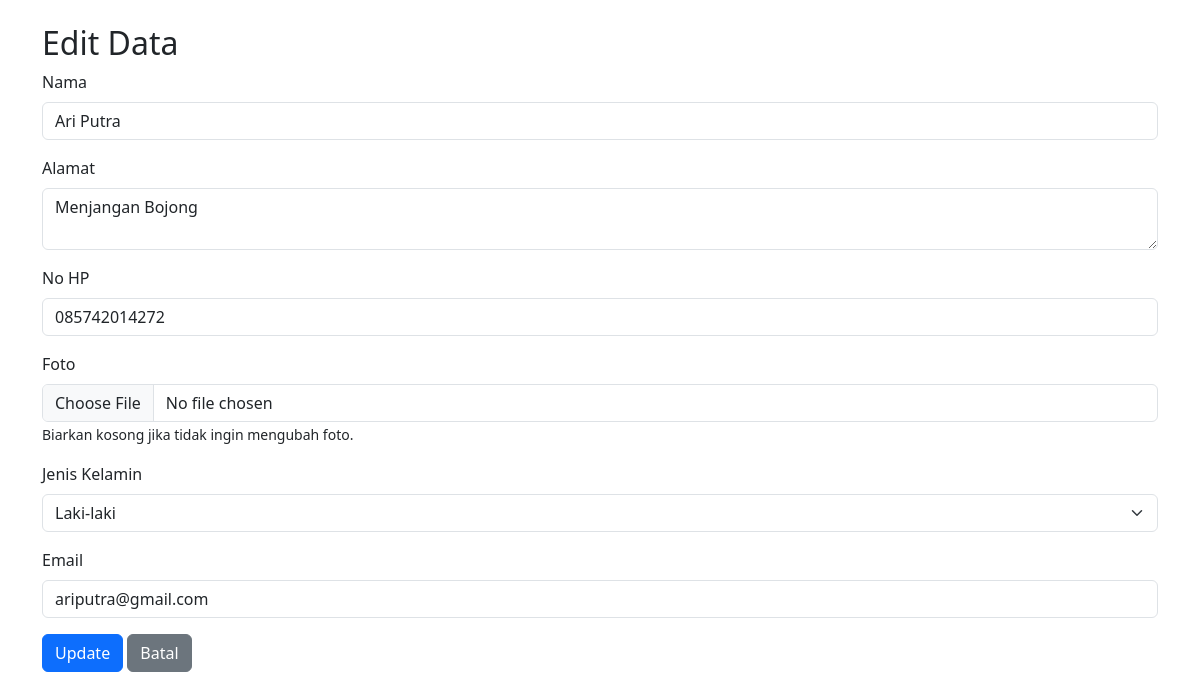
The page /edit.php?id=1 on the database its author committed.
### tables this page shows
CREATE TABLE `tb_users` (
  `id` int(10) NOT NULL,
  `nama` varchar(255) NOT NULL,
  `alamat` varchar(255) NOT NULL,
  `nohp` char(13) NOT NULL,
  `foto` blob,
  `jenis_kelamin` enum('Laki-laki','Perempuan') DEFAULT NULL,
  `email` varchar(255) DEFAULT NULL
);

### edit.php (the view, shortened to what this page needs)
<?php
$servername = "localhost";
$username = "root";
$password = "";
$dbname = "db_php";
$conn = new mysqli($servername, $username, $password, $dbname);
$id = $_GET['id'];
$sql = "SELECT * FROM tb_users WHERE id = $id";
$result = $conn->query($sql);
if ($result->num_rows > 0) {
    $row = $result->fetch_assoc();
} else {
    echo "Data tidak ditemukan!";
    exit();
}
?>
<!DOCTYPE html>
<html lang="en">
<head>
    <link rel="stylesheet" href="https://cdn.jsdelivr.net/npm/bootstrap@5.3.3/dist/css/bootstrap.min.css">
</head>
<body>
    <div class="container mt-4">
        <h2>Edit Data</h2>
        <form method="POST" enctype="multipart/form-data">
            <div class="mb-3">
                <label for="nama" class="form-label">Nama</label>
                <input type="text" class="form-control" id="nama" name="nama" value="<?php echo $row['nama']; ?>" required>
            </div>
            <div class="mb-3">
                <label for="alamat" class="form-label">Alamat</label>
                <textarea class="form-control" id="alamat" name="alamat" required><?php echo $row['alamat']; ?></textarea>
            </div>
            <div class="mb-3">
                <label for="nohp" class="form-label">No HP</label>
                <input type="text" class="form-control" id="nohp" name="nohp" value="<?php echo $row['nohp']; ?>">
            </div>
			<div class="mb-3">
                <label for="foto" class="form-label">Foto</label>
                <input type="file" class="form-control" id="foto" name="foto" accept="image/*">
                <small>Biarkan kosong jika tidak ingin mengubah foto.</small>
            </div>
            <div class="mb-3">
                <label for="jenis_kelamin" class="form-label">Jenis Kelamin</label>
                <select class="form-select" id="jenis_kelamin" name="jenis_kelamin" required>
                    <option value="Laki-laki" <?php echo $row['jenis_kelamin'] == 'Laki-laki' ? 'selected' : ''; ?>>Laki-laki</option>
                </select>
            </div>
            <div class="mb-3">
                <label for="email" class="form-label">Email</label>
                <input type="email" class="form-control" id="email" name="email" value="<?php echo $row['email']; ?>" required>
            </div>
            <button type="submit" class="btn btn-primary">Update</button>
            <a href="index.php" class="btn btn-secondary">Batal</a>
        </form>
    </div>
</body>
</html>

### rows shown on the page
tb_users: nama "Ari Putra", alamat "Menjangan Bojong", nohp "085742014272", jenis_kelamin "Laki-laki", email "ariputra@gmail.com"
